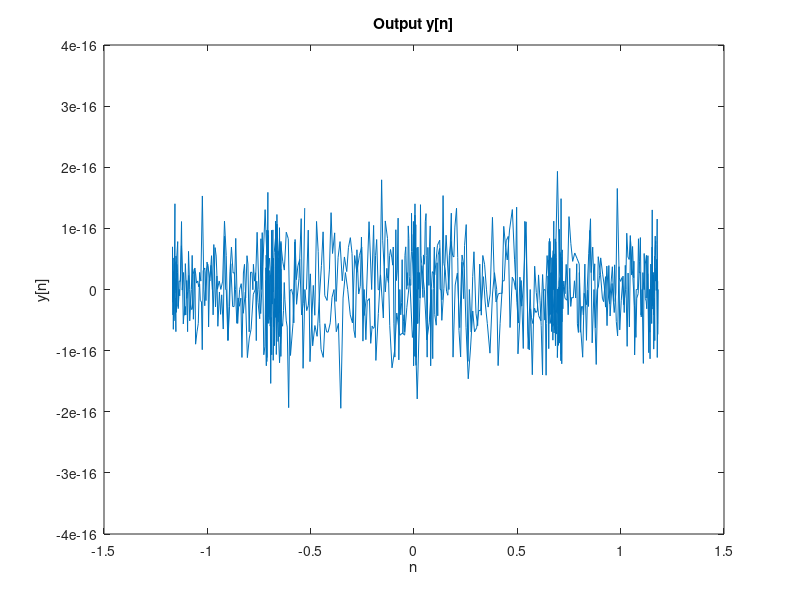

MATLAB code to generate this figure:
% Replace the ? with an integer between 2 and 1000
n=linspace(0,1,1024);
s=sin(2.*pi.*1.*n)+.3.*sin(2.*pi.*4.*n);                  
x=s+.1.*randn(size(s));
L=100;
%The following code filters and then plots the output
%In future lectures we will learn what exactly is 
%happening in this "filtering" process!
y=cconv(x,ones(1,L)./L,1024);
figure,plot(y);
xlabel('n'),ylabel('y[n]'),title('Output y[n]')   